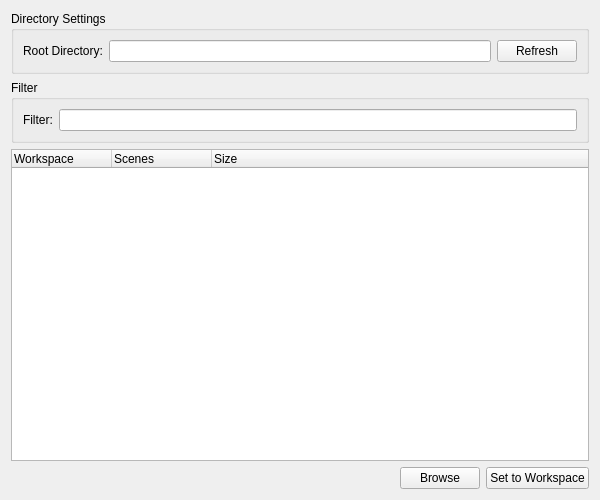
<?xml version="1.0" encoding="UTF-8"?>
<ui version="4.0">
 <class>workspace_map</class>
 <widget class="QWidget" name="workspace_map">
  <property name="geometry">
   <rect>
    <x>0</x>
    <y>0</y>
    <width>600</width>
    <height>500</height>
   </rect>
  </property>
  <property name="windowTitle">
   <string>Workspace Map</string>
  </property>
  <layout class="QVBoxLayout" name="verticalLayout">
   <item>
    <widget class="QGroupBox" name="groupBox">
     <property name="title">
      <string>Directory Settings</string>
     </property>
     <layout class="QHBoxLayout" name="horizontalLayout">
      <item>
       <widget class="QLabel" name="label">
        <property name="text">
         <string>Root Directory:</string>
        </property>
       </widget>
      </item>
      <item>
       <widget class="QLineEdit" name="txt000">
        <property name="toolTip">
         <string>Root directory to search for workspaces</string>
        </property>
       </widget>
      </item>
      <item>
       <widget class="QPushButton" name="b002">
        <property name="text">
         <string>Refresh</string>
        </property>
        <property name="toolTip">
         <string>Refresh workspace list</string>
        </property>
       </widget>
      </item>
     </layout>
    </widget>
   </item>
   <item>
    <widget class="QGroupBox" name="groupBox_2">
     <property name="title">
      <string>Filter</string>
     </property>
     <layout class="QHBoxLayout" name="horizontalLayout_2">
      <item>
       <widget class="QLabel" name="label_2">
        <property name="text">
         <string>Filter:</string>
        </property>
       </widget>
      </item>
      <item>
       <widget class="QLineEdit" name="txt001">
        <property name="toolTip">
         <string>Filter workspace names</string>
        </property>
       </widget>
      </item>
     </layout>
    </widget>
   </item>
   <item>
    <widget class="QTreeWidget" name="tree000">
     <property name="toolTip">
      <string>Available workspaces organized by directory</string>
     </property>
     <column>
      <property name="text">
       <string>Workspace</string>
      </property>
     </column>
     <column>
      <property name="text">
       <string>Scenes</string>
      </property>
     </column>
     <column>
      <property name="text">
       <string>Size</string>
      </property>
     </column>
    </widget>
   </item>
   <item>
    <layout class="QHBoxLayout" name="horizontalLayout_3">
     <item>
      <spacer name="horizontalSpacer">
       <property name="orientation">
        <enum>Qt::Horizontal</enum>
       </property>
       <property name="sizeHint" stdset="0">
        <size>
         <width>40</width>
         <height>20</height>
        </size>
       </property>
      </spacer>
     </item>
     <item>
      <widget class="QPushButton" name="b000">
       <property name="text">
        <string>Browse</string>
       </property>
       <property name="toolTip">
        <string>Browse for root directory</string>
       </property>
      </widget>
     </item>
     <item>
      <widget class="QPushButton" name="b001">
       <property name="text">
        <string>Set to Workspace</string>
       </property>
       <property name="toolTip">
        <string>Set to current Maya workspace</string>
       </property>
      </widget>
     </item>
    </layout>
   </item>
  </layout>
 </widget>
 <resources/>
 <connections/>
</ui>
